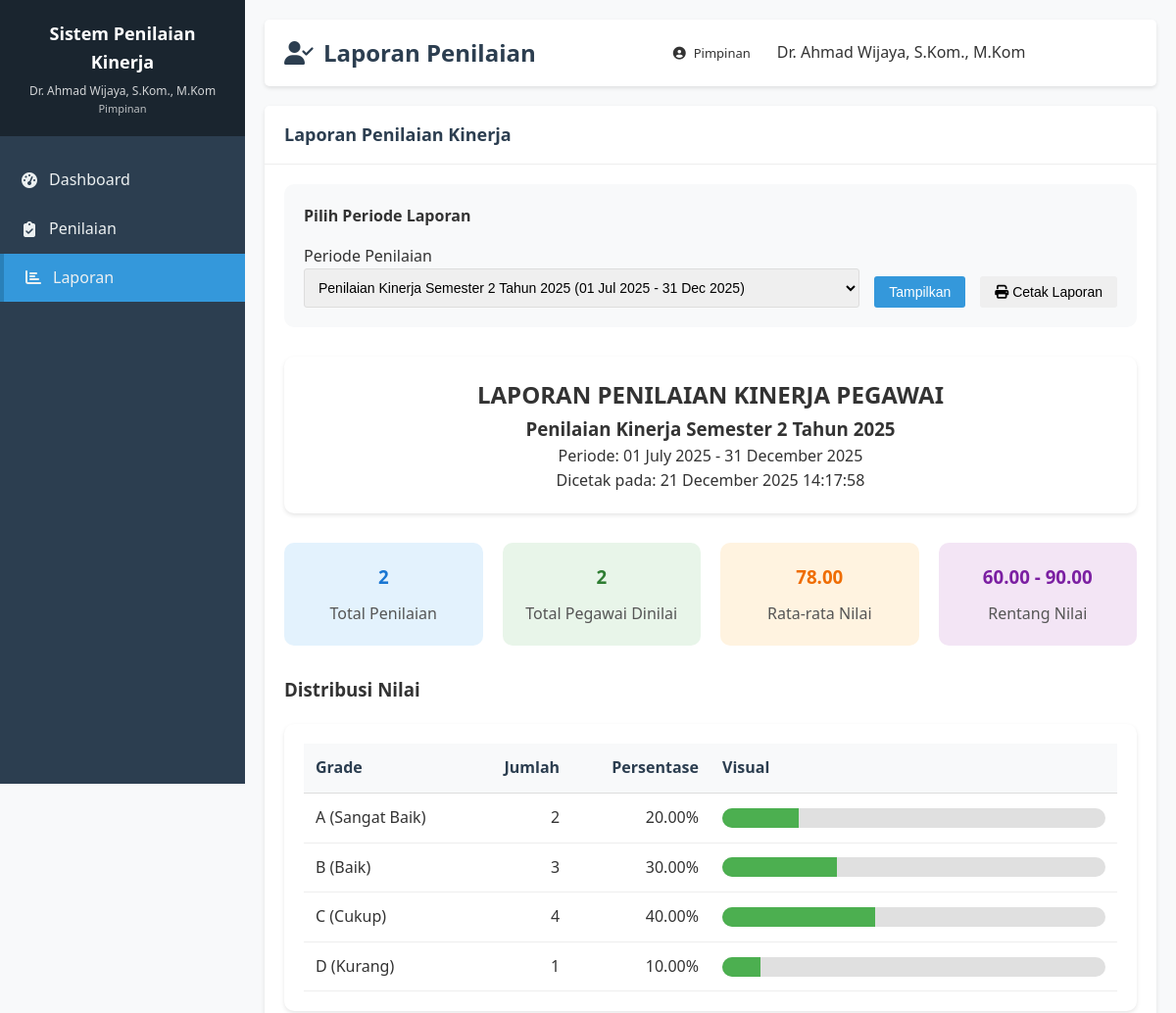
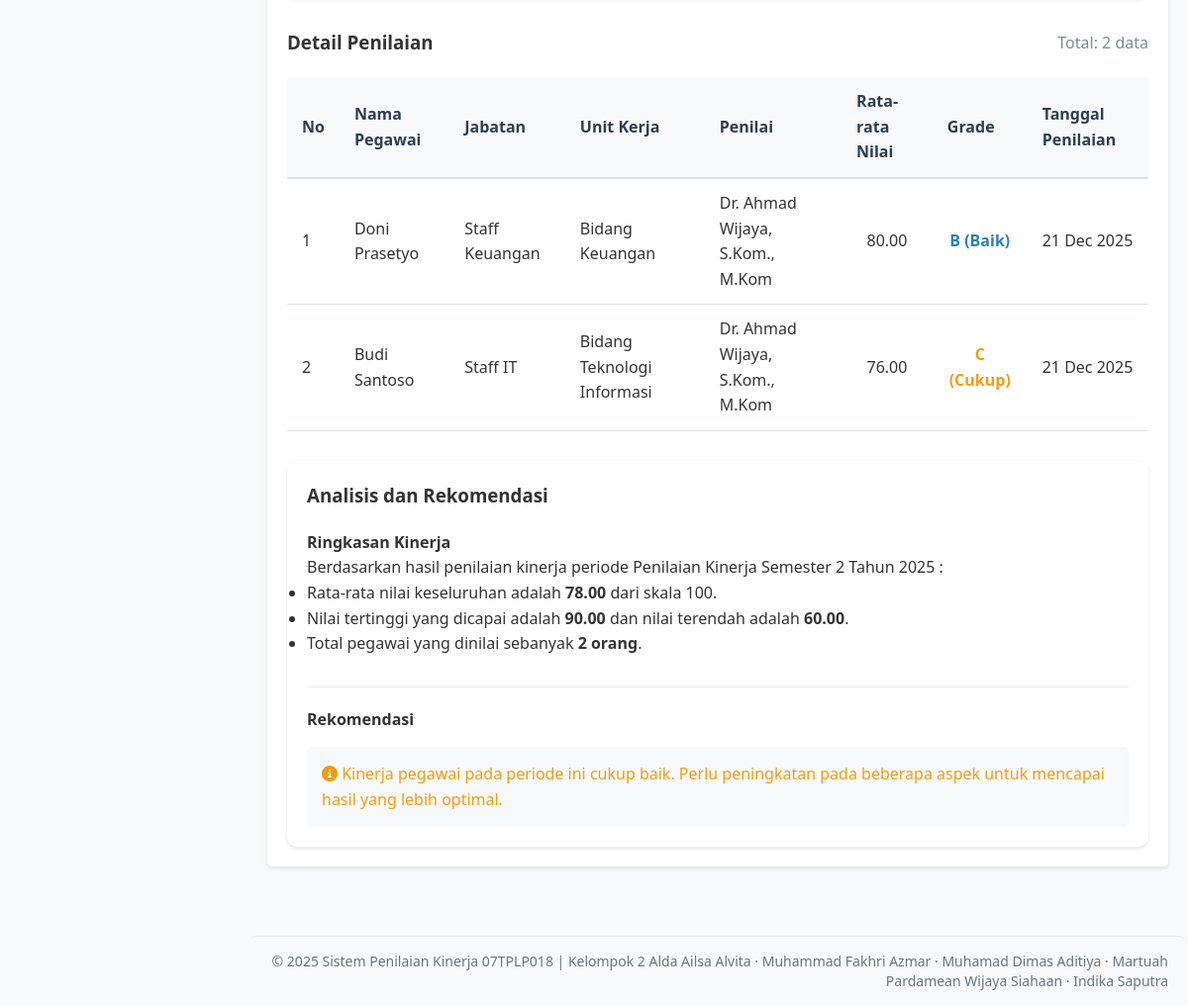
Screenshot of /pimpinan/laporan.php (signed in) with the database file from the repository (2 pictures, top to bottom).
### tables this page shows
CREATE TABLE `periode_penilaian` (
  `id` int(11) NOT NULL,
  `nama_periode` varchar(100) NOT NULL,
  `tanggal_mulai` date NOT NULL,
  `tanggal_selesai` date NOT NULL,
  `status` enum('aktif','selesai','draft') NOT NULL DEFAULT 'draft',
  `created_at` timestamp NOT NULL DEFAULT current_timestamp(),
  `updated_at` timestamp NOT NULL DEFAULT current_timestamp() ON UPDATE current_timestamp()
);

CREATE TABLE `penilaian` (
  `id` int(11) NOT NULL,
  `periode_id` int(11) NOT NULL,
  `pegawai_id` int(11) NOT NULL,
  `penilai_id` int(11) NOT NULL,
  `tanggal_penilaian` date NOT NULL,
  `status` enum('draft','selesai') NOT NULL DEFAULT 'draft',
  `catatan` text DEFAULT NULL,
  `created_at` timestamp NOT NULL DEFAULT current_timestamp(),
  `updated_at` timestamp NOT NULL DEFAULT current_timestamp() ON UPDATE current_timestamp()
);

CREATE TABLE `pegawai` (
  `id` int(11) NOT NULL,
  `user_id` int(11) DEFAULT NULL,
  `nip` varchar(50) NOT NULL,
  `nama_depan` varchar(100) DEFAULT NULL,
  `nama_belakang` varchar(100) DEFAULT NULL,
  `nama_lengkap` varchar(255) NOT NULL,
  `jabatan` varchar(100) NOT NULL,
  `unit_kerja` varchar(100) DEFAULT NULL,
  `email` varchar(100) DEFAULT NULL,
  `no_telp` varchar(20) DEFAULT NULL,
  `created_at` timestamp NOT NULL DEFAULT current_timestamp(),
  `updated_at` timestamp NOT NULL DEFAULT current_timestamp() ON UPDATE current_timestamp()
);

CREATE TABLE `penilai` (
  `id` int(11) NOT NULL,
  `user_id` int(11) NOT NULL,
  `nama_penilai` varchar(255) NOT NULL,
  `jabatan` varchar(100) NOT NULL,
  `created_at` timestamp NOT NULL DEFAULT current_timestamp(),
  `updated_at` timestamp NOT NULL DEFAULT current_timestamp() ON UPDATE current_timestamp()
);

### pimpinan/laporan.php (the view, shortened to what this page needs)
<?php
$db = new Database();
$conn = $db->getConnection();
$periode_id = isset($_GET['periode_id']) ? $db->escapeString($_GET['periode_id']) : '';
$active_period = $conn->query("
    SELECT * FROM periode_penilaian
    WHERE status = 'aktif'
    ORDER BY id DESC LIMIT 1
")->fetch_assoc();
$periods = $conn->query("SELECT * FROM periode_penilaian ORDER BY tanggal_mulai DESC");
if (!$periode_id && $active_period) {
    $periode_id = $active_period['id'];
}
if ($periode_id) {
    $periode_query = "SELECT * FROM periode_penilaian WHERE id = '$periode_id'";
    $periode_result = $conn->query($periode_query);
    $periode = $periode_result->fetch_assoc();
    if ($periode) {
        $stats_query = "
            SELECT
                COUNT(DISTINCT pn.id) as total_penilaian,
                COUNT(DISTINCT pn.pegawai_id) as total_pegawai,
                AVG(d.nilai) as avg_nilai_global,
                MIN(d.nilai) as min_nilai,
                MAX(d.nilai) as max_nilai
            FROM penilaian pn
            JOIN detail_penilaian d ON pn.id = d.penilaian_id
            WHERE pn.periode_id = '$periode_id'
            AND pn.status = 'selesai'
        ";
        $stats_result = $conn->query($stats_query);
        $stats = $stats_result->fetch_assoc();
        $grade_query = "
            SELECT
                CASE
                    WHEN d.nilai >= 90 THEN 'A (Sangat Baik)'
                    WHEN d.nilai >= 80 THEN 'B (Baik)'
                    WHEN d.nilai >= 70 THEN 'C (Cukup)'
                    WHEN d.nilai >= 60 THEN 'D (Kurang)'
                    ELSE 'E (Sangat Kurang)'
                END as grade,
                COUNT(*) as jumlah,
                ROUND(COUNT(*) * 100.0 / (SELECT COUNT(*) FROM detail_penilaian dn JOIN penilaian pn ON dn.penilaian_id = pn.id WHERE pn.periode_id = '$periode_id'), 2) as persentase
            FROM detail_penilaian d
            JOIN penilaian pn ON d.penilaian_id = pn.id
            WHERE pn.periode_id = '$periode_id'
            AND pn.status = 'selesai'
            GROUP BY grade
            ORDER BY grade
        ";
        $grade_result = $conn->query($grade_query);
        $penilaian_query = "
            SELECT
                pn.*,
                pg.nama_lengkap as nama_pegawai,
                pg.jabatan as jabatan_pegawai,
                pg.unit_kerja,
                pl.nama_penilai,
                (SELECT AVG(nilai) FROM detail_penilaian WHERE penilaian_id = pn.id) as rata_rata_nilai
            FROM penilaian pn
            JOIN pegawai pg ON pn.pegawai_id = pg.id
            JOIN penilai pl ON pn.penilai_id = pl.id
            WHERE pn.periode_id = '$periode_id'
            AND pn.status = 'selesai'
            ORDER BY rata_rata_nilai DESC
        ";
        $penilaian_result = $conn->query($penilaian_query);
    }
}
require_once '../includes/header.php';
?>
<div class="card">
    <div class="card-header" style="display: flex; justify-content: space-between; align-items: center;">
        <h2>Laporan Penilaian Kinerja</h2>
    </div>
    <div class="card-body">
        <div style="margin-bottom: 30px; padding: 20px; background: #f8f9fa; border-radius: 10px;">
            <h4 style="margin-bottom: 15px;">Pilih Periode Laporan</h4>
            <form method="GET" action="" style="display: flex; gap: 15px; align-items: flex-end;">
                <div style="flex: 1;">
                    <label>Periode Penilaian</label>
                    <select name="periode_id" class="form-control" onchange="this.form.submit()">
                        <?php while ($row = $periods->fetch_assoc()): ?>
                            <option value="<?php echo $row['id']; ?>" <?php echo ($periode_id == $row['id']) ? 'selected' : ''; ?>>
                                <?php echo $row['nama_periode'] . ' (' . date('d M Y', strtotime($row['tanggal_mulai'])) . ' - ' . date('d M Y', strtotime($row['tanggal_selesai'])) . ')' ?>
                            </option>
                        <?php endwhile; ?>
                    </select>
                </div>
                <button type="submit" class="btn btn-primary">Tampilkan</button>
                <?php if ($periode_id): ?>
                    <button onclick="window.print()" class="btn btn-secondary" class="btn btn-secondary">
                        <i class="fas fa-print"></i> Cetak Laporan
                    </button>
                <?php endif; ?>
            </form>
        </div>
        <?php if ($periode && isset($stats)): ?>
        <div id="print-area">
            <div class="print-title" style="text-align: center; margin-bottom: 30px; padding: 20px; background: white; border-radius: 10px; box-shadow: 0 2px 4px rgba(0,0,0,0.1);">
                <h2>LAPORAN PENILAIAN KINERJA PEGAWAI</h2>
                <h3><?php echo $periode['nama_periode']; ?></h3>
                <p>Periode: <?php echo date('d F Y', strtotime($periode['tanggal_mulai'])) . ' - ' . date('d F Y', strtotime($periode['tanggal_selesai'])); ?></p>
                <p>Dicetak pada: <?php echo date('d F Y H:i:s'); ?></p>
            </div>
            <div style="display: grid; grid-template-columns: repeat(auto-fit, minmax(200px, 1fr)); gap: 20px; margin-bottom: 30px;">
                <div style="background: #e3f2fd; padding: 20px; border-radius: 10px; text-align: center;">
                    <h3 style="margin: 0 0 10px 0; color: #1976d2;"><?php echo $stats['total_penilaian']; ?></h3>
                    <p style="margin: 0; color: #555;">Total Penilaian</p>
                </div>
                <div style="background: #e8f5e9; padding: 20px; border-radius: 10px; text-align: center;">
                    <h3 style="margin: 0 0 10px 0; color: #2e7d32;"><?php echo $stats['total_pegawai']; ?></h3>
                    <p style="margin: 0; color: #555;">Total Pegawai Dinilai</p>
                </div>
                <div style="background: #fff3e0; padding: 20px; border-radius: 10px; text-align: center;">
                    <h3 style="margin: 0 0 10px 0; color: #ef6c00;"><?php echo number_format($stats['avg_nilai_global'], 2); ?></h3>
                    <p style="margin: 0; color: #555;">Rata-rata Nilai</p>
                </div>
                <div style="background: #f3e5f5; padding: 20px; border-radius: 10px; text-align: center;">
                    <h3 style="margin: 0 0 10px 0; color: #7b1fa2;"><?php echo $stats['min_nilai']; ?> - <?php echo $stats['max_nilai']; ?></h3>
                    <p style="margin: 0; color: #555;">Rentang Nilai</p>
                </div>
            </div>
            <?php if ($grade_result && $grade_result->num_rows > 0): ?>
                <div style="margin-bottom: 30px;">
                    <h3 style="margin-bottom: 20px;">Distribusi Nilai</h3>
                    <div style="background: white; padding: 20px; border-radius: 10px; box-shadow: 0 2px 4px rgba(0,0,0,0.1);">
                        <table style="width: 100%; border-collapse: collapse;">
                            <thead>
                                <tr style="background-color: #f5f5f5;">
                                    <th style="padding: 12px; text-align: left; border-bottom: 1px solid #ddd;">Grade</th>
                                    <th style="padding: 12px; text-align: right; border-bottom: 1px solid #ddd;">Jumlah</th>
                                    <th style="padding: 12px; text-align: right; border-bottom: 1px solid #ddd;">Persentase</th>
                                    <th style="padding: 12px; width: 50%; border-bottom: 1px solid #ddd;">Visual</th>
                                </tr>
                            </thead>
                            <tbody>
                                <?php while ($row = $grade_result->fetch_assoc()): ?>
                                    <tr>
                                        <td style="padding: 12px; border-bottom: 1px solid #eee;"><?php echo $row['grade']; ?></td>
                                        <td style="padding: 12px; text-align: right; border-bottom: 1px solid #eee;"><?php echo $row['jumlah']; ?></td>
                                        <td style="padding: 12px; text-align: right; border-bottom: 1px solid #eee;"><?php echo $row['persentase']; ?>%</td>
                                        <td style="padding: 12px; border-bottom: 1px solid #eee;">
                                            <div style="background-color: #e0e0e0; height: 20px; border-radius: 10px; overflow: hidden;">
                                                <div style="background-color: #4caf50; width: <?php echo $row['persentase']; ?>%; height: 100%;"></div>
                                            </div>
                                        </td>
                                    </tr>
                                <?php endwhile; ?>
                            </tbody>
                        </table>
                    </div>
                </div>
            <?php endif; ?>
            <div style="margin-bottom: 30px;">
                <div style="display: flex; justify-content: space-between; align-items: center; margin-bottom: 20px;">
                    <h3 style="margin: 0;">Detail Penilaian</h3>
                    <span style="color: #7f8c8d;">Total: <?php echo $penilaian_result->num_rows; ?> data</span>
                </div>
                <?php if ($penilaian_result->num_rows > 0): ?>
                    <div class="table-responsive">
                        <table class="data-table">
                            <thead>
                                <tr>
                                    <th>No</th>
                                    <th>Nama Pegawai</th>
                                    <th>Jabatan</th>
                                    <th>Unit Kerja</th>
                                    <th>Penilai</th>
                                    <th>Rata-rata Nilai</th>
                                    <th>Grade</th>
                                    <th>Tanggal Penilaian</th>
                                </tr>
                            </thead>
                            <tbody>
                                <?php
                                $no = 1;
                                while ($row = $penilaian_result->fetch_assoc()):
                                    $grade = '';
                                    $grade_class = '';
                                    if ($row['rata_rata_nilai'] >= 90) {
                                        $grade = 'A (Sangat Baik)';
                                        $grade_class = 'grade-a';
                                    } elseif ($row['rata_rata_nilai'] >= 80) {
                                        $grade = 'B (Baik)';
                                        $grade_class = 'grade-b';
                                    } elseif ($row['rata_rata_nilai'] >= 70) {
                                        $grade = 'C (Cukup)';
                                        $grade_class = 'grade-c';
                                    } elseif ($row['rata_rata_nilai'] >= 60) {
                                        $grade = 'D (Kurang)';
                                        $grade_class = 'grade-d';
                                    } else {
                                        $grade = 'E (Sangat Kurang)';
                                        $grade_class = 'grade-e';
                                    }
                                ?>
                                    <tr>
                                        <td><?php echo $no++; ?></td>
                                        <td><?php echo htmlspecialchars($row['nama_pegawai']); ?></td>
                                        <td><?php echo htmlspecialchars($row['jabatan_pegawai']); ?></td>
                                        <td><?php echo htmlspecialchars($row['unit_kerja']); ?></td>
                                        <td><?php echo htmlspecialchars($row['nama_penilai']); ?></td>
                                        <td style="text-align: center;"><?php echo number_format($row['rata_rata_nilai'], 2); ?></td>
                                        <td style="text-align: center;" class="<?php echo $grade_class; ?>">
                                            <?php echo $grade; ?>
                                        </td>
                                        <td><?php echo date('d M Y', strtotime($row['tanggal_penilaian'])); ?></td>
                                    </tr>
                                <?php endwhile; ?>
                            </tbody>
                        </table>
                    </div>
                <?php endif; ?>
            </div>
            <div style="padding: 20px; background: white; border-radius: 10px; box-shadow: 0 2px 4px rgba(0,0,0,0.1); margin-top: 30px;">
                <h3 style="margin-bottom: 20px;">Analisis dan Rekomendasi</h3>
                <div style="margin-bottom: 20px;">
                    <h4>Ringkasan Kinerja</h4>
                    <p>Berdasarkan hasil penilaian kinerja periode <?php echo $periode['nama_periode']; ?>:</p>
                    <ul>
                        <li>Rata-rata nilai keseluruhan adalah <strong><?php echo number_format($stats['avg_nilai_global'], 2); ?></strong> dari skala 100.</li>
                        <li>Nilai tertinggi yang dicapai adalah <strong><?php echo $stats['max_nilai']; ?></strong> dan nilai terendah adalah <strong><?php echo $stats['min_nilai']; ?></strong>.</li>
                        <li>Total pegawai yang dinilai sebanyak <strong><?php echo $stats['total_pegawai']; ?> orang</strong>.</li>
                    </ul>
                </div>
                <div style="margin-top: 30px; padding-top: 20px; border-top: 1px solid #eee;">
                    <h4 style="margin-bottom: 15px;">Rekomendasi</h4>
                    <div style="background: #f8f9fa; padding: 15px; border-radius: 5px;">
                        <?php if ($stats['avg_nilai_global'] >= 80): ?>
                            <p style="color: #27ae60;">
                                <i class="fas fa-check-circle"></i> Secara keseluruhan, kinerja pegawai pada periode ini sangat baik.
                                Pertahankan dan tingkatkan terus kualitas kerja tim.
                            </p>
                        <?php elseif ($stats['avg_nilai_global'] >= 70): ?>
                            <p style="color: #f39c12;">
                                <i class="fas fa-info-circle"></i> Kinerja pegawai pada periode ini cukup baik.
                                Perlu peningkatan pada beberapa aspek untuk mencapai hasil yang lebih optimal.
                            </p>
                        <?php endif; ?>
                    </div>
                </div>
            </div>
        <?php endif; ?>
    </div>
    </div>
</div>
<?php require_once '../includes/footer.php'; ?>

### rows the page displays
periode_penilaian: nama_periode "Penilaian Kinerja Semester 2 Tahun 2025", tanggal_mulai "01 July 2025", tanggal_selesai "31 December 2025"
penilaian: pegawai.nama_lengkap "Doni Prasetyo", pegawai.jabatan "Staff Keuangan", pegawai.unit_kerja "Bidang Keuangan", penilai.nama_penilai "Dr. Ahmad Wijaya, S.Kom., M.Kom", rata_rata_nilai "80.00", grade "B (Baik)", tanggal_penilaian "21 Dec 2025"
penilaian: pegawai.nama_lengkap "Budi Santoso", pegawai.jabatan "Staff IT", pegawai.unit_kerja "Bidang Teknologi Informasi", penilai.nama_penilai "Dr. Ahmad Wijaya, S.Kom., M.Kom", rata_rata_nilai "76.00", grade "C (Cukup)", tanggal_penilaian "21 Dec 2025"

### other values shown
$_SESSION['nama_lengkap'] "Dr. Ahmad Wijaya, S.Kom., M.Kom"
$page_title "Laporan Penilaian"
$role "Pimpinan"
$stats['total_penilaian'] "2"
$stats['total_pegawai'] "2"
$stats['avg_nilai_global'] "78.00"
$stats['min_nilai'] "60.00"
$stats['max_nilai'] "90.00"
$row['grade'] "A (Sangat Baik)"
$row['jumlah'] "2"
$row['persentase'] "20.00"
$row['grade'] "B (Baik)"
$row['jumlah'] "3"
$row['persentase'] "30.00"
$row['grade'] "C (Cukup)"
